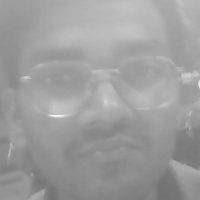
#> input picture StudentAttendance/student_images/shikher jain/1.jpg, 200 x 200 px, given in place of the camera
$ python register.py 'student_images/shikher jain/1.jpg'
#> lines starting #> are read from the running program, lines starting #| are printed output that depends on the picture
import os
import sys
import re
from pathlib import Path

os.environ.setdefault("OPENCV_VIDEOIO_PRIORITY_MSMF", "0")

import cv2

# Load Haar Cascade
# face_classifier = cv2.CascadeClassifier('haarcascade_frontalface_default.xml')
BASE_DIR = Path(__file__).resolve().parent
face_classifier = cv2.CascadeClassifier(str(BASE_DIR / 'haarcascade_frontalface_default.xml'))
if face_classifier.empty():
    print("Error: Haarcascade XML file not loaded properly.")
    exit()


def open_camera(index=0):
    backend = getattr(cv2, "CAP_DSHOW", None)
    if backend is not None:
        camera = cv2.VideoCapture(index, backend)
        if camera.isOpened():
            return camera
        camera.release()
    return cv2.VideoCapture(index)


def normalize_student_name(name):
    cleaned = re.sub(r"[^\w\s.-]+", "_", name or "")
    cleaned = re.sub(r"\s+", " ", cleaned).strip()
    return cleaned or "student"

def capture_face(name):
#> called with name = 'student_images/shikher jain/1.jpg'
    name = normalize_student_name(name)
    cam = open_camera(0)
    if not cam.isOpened():
        print("Error: Unable to open the camera. Check camera permissions or close apps using the webcam.")
        return

    count = 0
    path = BASE_DIR / 'student_images' / name
    os.makedirs(path, exist_ok=True)


    while True:
        ret, frame = cam.read()
#> frame is the input picture: shape (200, 200, 3); min 112, max 253, mean 157.3
        if not ret:
            break

        gray = cv2.cvtColor(frame, cv2.COLOR_BGR2GRAY)
        faces = face_classifier.detectMultiScale(gray, 1.3, 5)
#> faces = ()

        # Default: red border for capturing
        border_color = (0, 0, 255)  # Red
        face_captured = False

        for (x, y, w, h) in faces:
            count += 1
            face = cv2.resize(gray[y:y+h, x:x+w], (200, 200))
            cv2.imwrite(str(path / f"{count}.jpg"), face)

            cv2.rectangle(frame, (x, y), (x+w, y+h), (0, 255, 0), 2)  # Green rectangle for face
            cv2.putText(frame, f"Images Captured: {count}", (10, 30), cv2.FONT_HERSHEY_SIMPLEX, 0.7, (255, 255, 255), 2)
            face_captured = True
#> this loop made 0 passes
#> after the loop, count = 0

        if face_captured:
            cv2.putText(frame, "Face Captured!", (10, 90), cv2.FONT_HERSHEY_SIMPLEX, 0.7, (0, 255, 0), 2)
            border_color = (0, 255, 0)  # Green
        else:
            cv2.putText(frame, "Capturing...", (10, 60), cv2.FONT_HERSHEY_SIMPLEX, 0.7, (0, 255, 255), 2)

        # Draw border around the whole frame
        thickness = 4
        h, w = frame.shape[:2]
#> h = 200; w = 200
        cv2.rectangle(frame, (0, 0), (w-1, h-1), border_color, thickness)
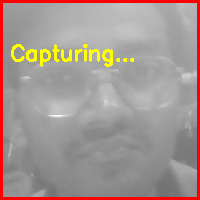
#> frame: shape (200, 200, 3); mean B, G, R 145, 150.2, 165.3

        cv2.imshow("Registering Face", frame)

        if cv2.waitKey(1) == 13 or count >= 20:  # press Enter key or 20 faces
#> (key Esc is pressed here)
            break

    cam.release()
    cv2.destroyAllWindows()
    print(f" Face capture complete for {name}.")
    print(" Now run: python train.py to train your recognizer.")

if __name__ == "__main__":
    username = sys.argv[1] if len(sys.argv) > 1 and sys.argv[1].strip() else input("Enter student name: ")

    capture_face(username)

$ run again, on StudentAttendance/student_images/shikher jain/10.jpg
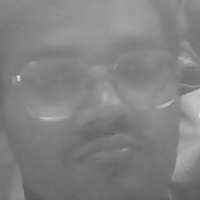
#> input picture StudentAttendance/student_images/shikher jain/10.jpg, 200 x 200 px, given in place of the camera
#> in capture_face, frame is the input picture: shape (200, 200, 3); min 88, max 221, mean 129.8
#> faces = ()
#> after the loop in capture_face, `for (x, y, w, h) in faces:`: count = 0
#> in capture_face, `cv2.rectangle(frame, (0, 0), (w-1, h-1), border_color, thickness)`:
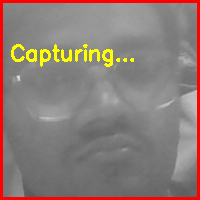
#> frame: shape (200, 200, 3); mean B, G, R 119.7, 124.9, 140

$ run again, on StudentAttendance/student_images/shikher jain/11.jpg
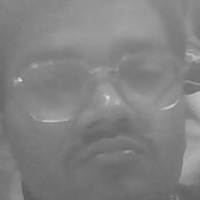
#> input picture StudentAttendance/student_images/shikher jain/11.jpg, 200 x 200 px, given in place of the camera
#> in capture_face, frame is the input picture: shape (200, 200, 3); min 90, max 232, mean 129.8
#> faces = ()
#> after the loop in capture_face, `for (x, y, w, h) in faces:`: count = 0
#> in capture_face, `cv2.rectangle(frame, (0, 0), (w-1, h-1), border_color, thickness)`:
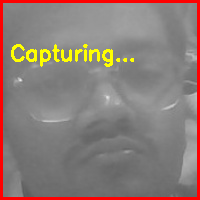
#> frame: shape (200, 200, 3); mean B, G, R 119.6, 124.8, 139.9
